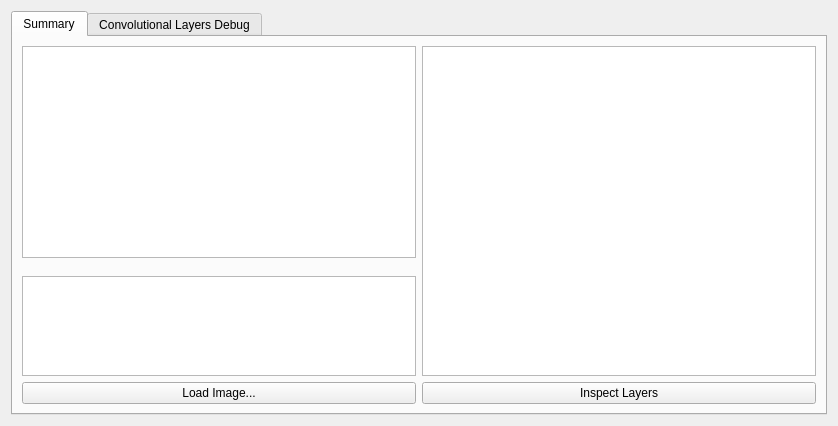
<?xml version="1.0" encoding="UTF-8"?>
<ui version="4.0">
 <class>Form</class>
 <widget class="QWidget" name="Form">
  <property name="geometry">
   <rect>
    <x>0</x>
    <y>0</y>
    <width>838</width>
    <height>426</height>
   </rect>
  </property>
  <property name="windowTitle">
   <string>Form</string>
  </property>
  <layout class="QGridLayout" name="gridLayout_2">
   <property name="sizeConstraint">
    <enum>QLayout::SetDefaultConstraint</enum>
   </property>
   <item row="0" column="0">
    <widget class="QTabWidget" name="tabWidget">
     <property name="tabPosition">
      <enum>QTabWidget::North</enum>
     </property>
     <property name="tabShape">
      <enum>QTabWidget::Rounded</enum>
     </property>
     <property name="currentIndex">
      <number>0</number>
     </property>
     <property name="documentMode">
      <bool>false</bool>
     </property>
     <property name="tabsClosable">
      <bool>false</bool>
     </property>
     <property name="movable">
      <bool>true</bool>
     </property>
     <property name="tabBarAutoHide">
      <bool>false</bool>
     </property>
     <widget class="QWidget" name="tabSummary">
      <attribute name="title">
       <string>Summary</string>
      </attribute>
      <layout class="QGridLayout" name="gridLayout_3">
       <item row="0" column="0">
        <widget class="QGraphicsView" name="canvas">
         <property name="sizePolicy">
          <sizepolicy hsizetype="Expanding" vsizetype="Expanding">
           <horstretch>0</horstretch>
           <verstretch>0</verstretch>
          </sizepolicy>
         </property>
        </widget>
       </item>
       <item row="0" column="1" rowspan="4">
        <widget class="QTableView" name="tableViewLayers">
         <property name="sizePolicy">
          <sizepolicy hsizetype="Expanding" vsizetype="Expanding">
           <horstretch>0</horstretch>
           <verstretch>0</verstretch>
          </sizepolicy>
         </property>
         <property name="layoutDirection">
          <enum>Qt::LeftToRight</enum>
         </property>
         <property name="autoFillBackground">
          <bool>false</bool>
         </property>
        </widget>
       </item>
       <item row="3" column="0">
        <widget class="QPlainTextEdit" name="debugText">
         <property name="sizePolicy">
          <sizepolicy hsizetype="Expanding" vsizetype="Fixed">
           <horstretch>0</horstretch>
           <verstretch>0</verstretch>
          </sizepolicy>
         </property>
         <property name="minimumSize">
          <size>
           <width>0</width>
           <height>1</height>
          </size>
         </property>
         <property name="maximumSize">
          <size>
           <width>16777215</width>
           <height>100</height>
          </size>
         </property>
        </widget>
       </item>
       <item row="4" column="1">
        <widget class="QPushButton" name="layersLoadButton">
         <property name="text">
          <string>Inspect Layers</string>
         </property>
        </widget>
       </item>
       <item row="4" column="0">
        <widget class="QPushButton" name="imageLoadButton">
         <property name="text">
          <string>Load Image...</string>
         </property>
        </widget>
       </item>
      </layout>
     </widget>
     <widget class="QWidget" name="tabDebugConv">
      <attribute name="title">
       <string>Convolutional Layers Debug</string>
      </attribute>
      <layout class="QGridLayout" name="gridLayout_4">
       <item row="0" column="0">
        <widget class="EQTreeView" name="treeLayerView">
         <property name="sizePolicy">
          <sizepolicy hsizetype="Fixed" vsizetype="Expanding">
           <horstretch>0</horstretch>
           <verstretch>0</verstretch>
          </sizepolicy>
         </property>
         <property name="minimumSize">
          <size>
           <width>150</width>
           <height>0</height>
          </size>
         </property>
         <property name="maximumSize">
          <size>
           <width>300</width>
           <height>16777215</height>
          </size>
         </property>
        </widget>
       </item>
       <item row="0" column="1" rowspan="2">
        <widget class="Line" name="line">
         <property name="orientation">
          <enum>Qt::Vertical</enum>
         </property>
        </widget>
       </item>
       <item row="0" column="2" rowspan="2">
        <widget class="EQGraphicsView" name="canvas2">
         <property name="sizePolicy">
          <sizepolicy hsizetype="MinimumExpanding" vsizetype="Expanding">
           <horstretch>0</horstretch>
           <verstretch>0</verstretch>
          </sizepolicy>
         </property>
        </widget>
       </item>
       <item row="1" column="0">
        <widget class="QPushButton" name="loadImagesButton">
         <property name="text">
          <string>GradCam Images...</string>
         </property>
        </widget>
       </item>
      </layout>
     </widget>
    </widget>
   </item>
  </layout>
 </widget>
 <customwidgets>
  <customwidget>
   <class>EQGraphicsView</class>
   <extends>QGraphicsView</extends>
   <header>conv_debugger/extended_widgets/EQGraphicsView</header>
  </customwidget>
  <customwidget>
   <class>EQTreeView</class>
   <extends>QTreeView</extends>
   <header>conv_debugger/extended_widgets/EQTreeView</header>
  </customwidget>
 </customwidgets>
 <resources/>
 <connections/>
</ui>
